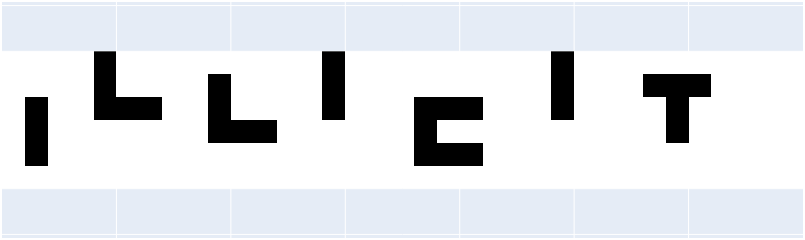

Here is the notebook cell this chart was saved with:
### Code cell
T = Text(letters="illicit", ragged=True)
T.show().show()
TCM.read(T)

### Figure 1 — Plotly figure (JSON) as saved in the notebook; plotly's stock layout.template omitted (floating-point values rounded to 4 significant figures; data arrays with more than 128 entries replaced by an {"elided": "..."} marker saying what was removed)
{"data": [{"colorscale": [[0, "rgb(255,255,255)"], [0.125, "rgb(240,240,240)"], [0.25, "rgb(217,217,217)"], [0.375, "rgb(189,189,189)"], [0.5, "rgb(150,150,150)"], [0.625, "rgb(115,115,115)"], [0.75, "rgb(82,82,82)"], [0.875, "rgb(37,37,37)"], [1, "rgb(0,0,0)"]], "showscale": false, "type": "heatmap", "x": [0, 1, 2, 3, 4, 5, 6, 7, 8, 9, 10, 11, 12, 13, 14, 15, 16, 17, 18, 19, 20, 21, 22, 23, 24, 25, 26, 27, 28, 29, 30, 31, 32, 33, 34, 35], "y": [0, 1, 2, 3, 4, 5, 6], "z": {"elided": "6x35 int values"}}], "layout": {"height": 138, "margin": {"b": 2, "l": 2, "r": 2, "t": 2}, "width": 805, "xaxis": {"range": [0, 35], "showgrid": true, "showticklabels": false, "zeroline": false}, "yaxis": {"autorange": "reversed", "range": [0, 6], "scaleanchor": "x", "scaleratio": 1, "showgrid": true, "showticklabels": false, "zeroline": false}}}
